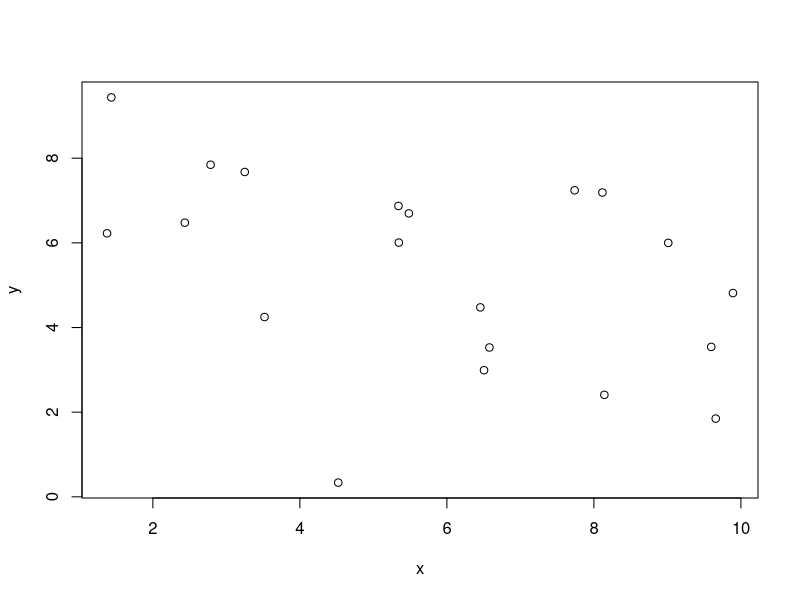
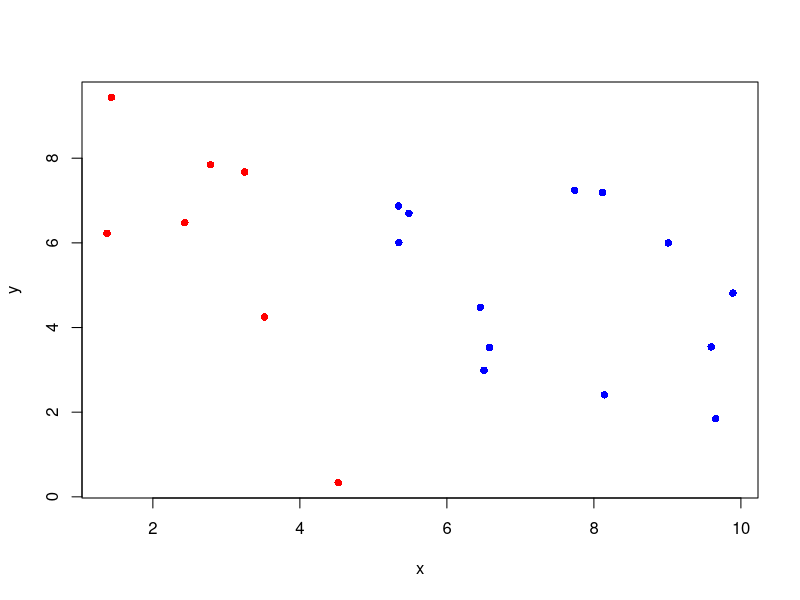

Write R code to recreate these figures, in order. (Note: this script raises an error after producing the figures.)
x=runif(20,min=0,max=10)
y=runif(20,min=0,max=10)

plot(x,y)

class<-rep("A",20)

class[x>5]<-"B"
class


plot(x,y,col=ifelse(class=="A","red","blue"),pch=16)
library(e1071)

data<-data.frame(x,y,class)
head(data)

model<-svm(class~x+y,data=data,kernel="linear",cost=0.1)
model
plot(model,data)

predict(model,data.frame(x=1,y=1))
# 1 
# A 
# Levels: A B


#########Radial Kernels
x=runif(40,min=0,max=10)
y=runif(40,min=0,max=10)

class=rep("A",40)

class[x>=2.5 & x<=4.5]="B"
class

data=data.frame(x,y,class)
head(data)

plot(x,y,col=ifelse(class=="A","red","blue"),pch=16)


model<-svm(class~.,data=data,kernel="radial",cost=0.1,gamma=1)
plot(model,data=data)

model<-svm(class~.,data=data,kernel="radial",cost=1,gamma=1)
plot(model,data = data)


tunemodel<-tune(svm,class~.,data=data,kernel="radial",ranges=list(cost=c(0.01,0.1,1,10),gamma=c(0.01,0.1,1,10)))


bestModel<-tunemodel$best.model
bestModel


# Call:
#   best.tune(method = svm, train.x = class ~ ., data = data, 
#             ranges = list(cost = c(0.01, 0.1, 1, 10), gamma = c(0.01, 
#                                                                 0.1, 1, 10)), kernel = "radial")
# 
# 
# Parameters:
#   SVM-Type:  C-classification 
# SVM-Kernel:  radial 
# cost:  10 
# gamma:  1 
# 
# Number of Support Vectors:  11

plot(bestModel,data=data)


#class[x>=2.5 & x<=4.5]="B"

predict(bestModel,data.frame(x=2,y=1))


predict(bestModel,data.frame(x=3,y=3))


